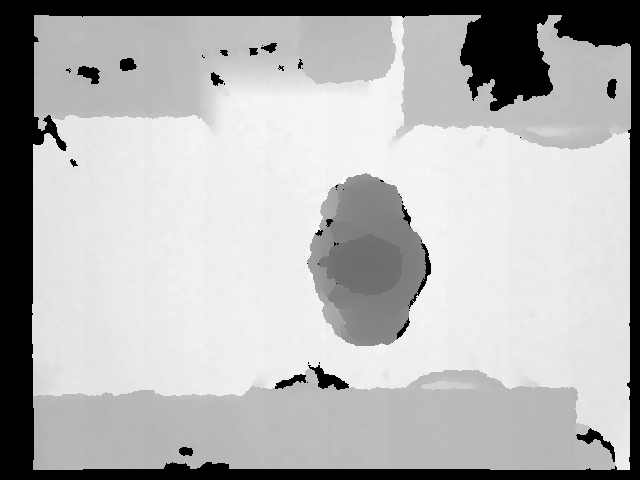
%> input picture readerOni/person.png, 640 x 480 px
$ octave --eval "result = getCentroid(imread('readerOni/person.png'));"   (GNU Octave 9; MATLAB toolbox functions it lacks are replaced by stand-ins)
%> lines starting %> are read from the running program, lines starting %| are printed output that depends on the picture; in (x1, y1, x2, y2) boxes, pixels count from 0 and x2, y2 are one past the last pixel; in counts of white or black regions, pixels touching at a corner belong together; the program's own positions count from 1
function [x, y] = getCentroid(frame)
    %padding perch? ritaglio l'immagine secondo il padding: levo i tavoli e
    %i bordi neri: nessuno mai ci camminer? sopra e causano solo rumore.
    padding_t = 135;
    padding_l = 35;
    padding_b = 115;
    padding_r = 15;
    %cerco di rimuovere il rumore dall'immagine e ottenere i punti massimi
    %e verosimili per l'altezza di una persona (il <3800).
    frame_n = imcomplement( frame(padding_t:480-padding_b, padding_l:640-padding_r) );
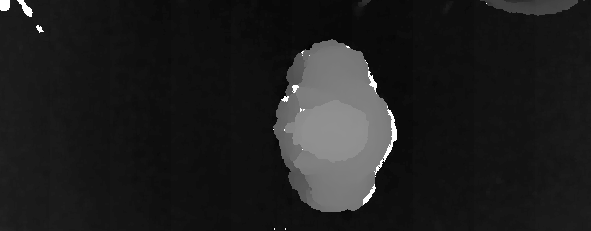
%> frame_n: size 231x591 uint16; min 2527, max 65535, mean 10322.8; drawn with min black and max white

    %da qui a...
    R = 20;
    frame_n = imopen(frame_n, strel('disk', R));
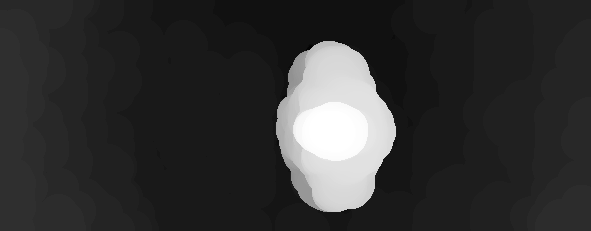
%> frame_n: size 231x591 uint16; min 2527, max 38010, mean 9555.3; drawn with min black and max white
    frame_n = imclose(frame_n, strel('disk', R));
    %... qui ? un alternativa a medfilt2(...[20 20])

    frame_n = frame_n.*uint16(frame_n < 38000);
    %ora cerco i punti massimi nell'immagine, e salvo le coordinate su row
    %e col
    frame_punto = uint16(frame_n == max(max(frame_n)));
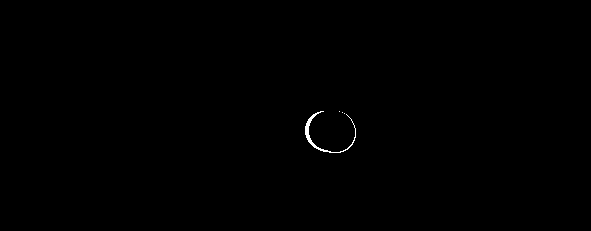
%> frame_punto: size 231x591 uint16; values 0 (black) and 1 (white), 0.18% white in thin lines or dots, all inside (x1, y1, x2, y2) = (305, 111, 356, 153)
    [row, col] = find(frame_punto);
%> row = 244 values from 112 to 153; col = 244 values from 306 to 356
    %di questi pixel massimi, che sono la testa circa mi calcolo il
    %centroide, che pi? o meno ? la cocuzza. almeno non ? il pene.
    %riaggiungo i paddin per avere le coordinate del centroide rispetto a
    %tutta la scena
    x = floor(mean(row))+padding_t;
%> x = 269
    y = floor(mean(col))+padding_l;
%> y = 357
%> `result = getCentroid(imread('readerOni/person.png'));`: result = 269
end
